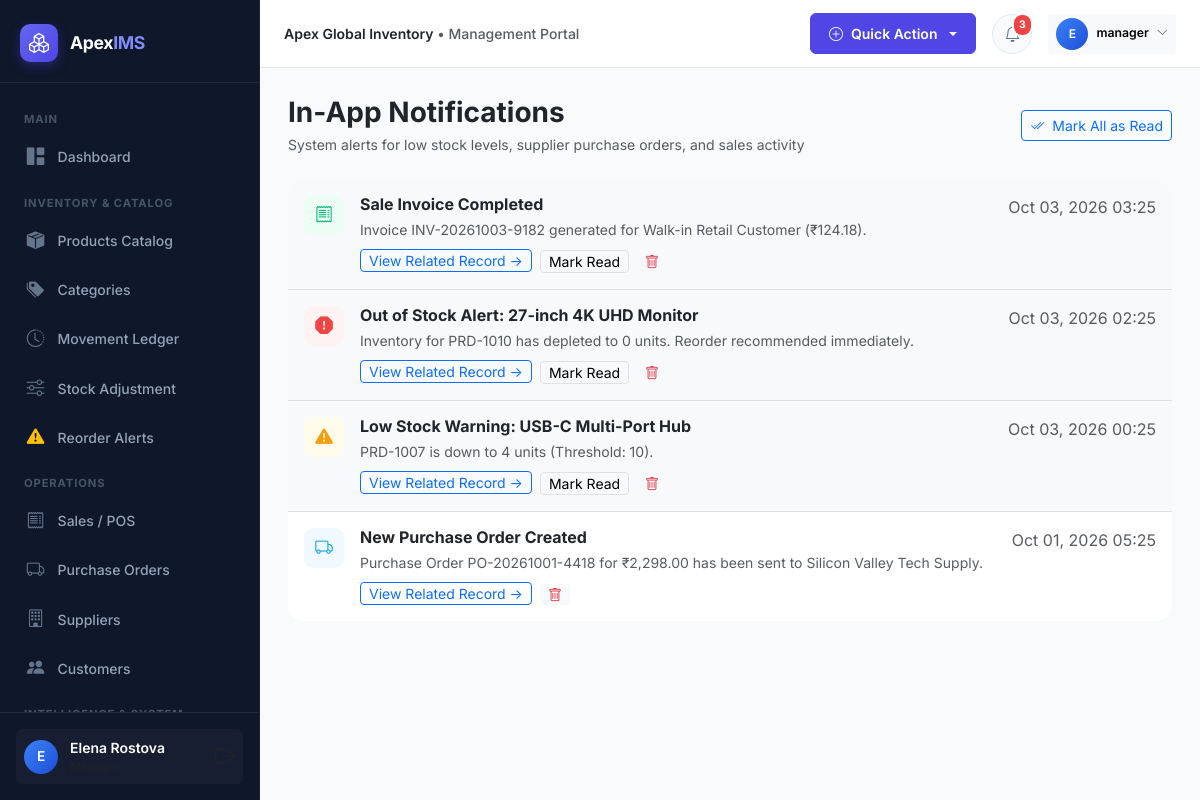
The app's page /notifications (signed in) with its own data.
### models/user.py (models this page shows, shortened)
class User(UserMixin, db.Model):
    __tablename__ = 'users'
    id = db.Column(db.Integer, primary_key=True)
    username = db.Column(db.String(64), unique=True, nullable=False, index=True)
    email = db.Column(db.String(120), unique=True, nullable=False, index=True)
    password_hash = db.Column(db.String(256), nullable=False)
    full_name = db.Column(db.String(100), nullable=False)
    phone = db.Column(db.String(25))
    role_id = db.Column(db.Integer, db.ForeignKey('roles.id'), nullable=False)
    is_active = db.Column(db.Boolean, default=True)
    last_login = db.Column(db.DateTime)
    created_at = db.Column(db.DateTime, default=datetime.utcnow)
    updated_at = db.Column(db.DateTime, default=datetime.utcnow, onupdate=datetime.utcnow)
    role = db.relationship('Role', back_populates='users')
    purchases = db.relationship('PurchaseOrder', back_populates='user', lazy='dynamic')
    sales = db.relationship('Sale', back_populates='user', lazy='dynamic')
    inventory_transactions = db.relationship('InventoryTransaction', back_populates='user', lazy='dynamic')
    stock_adjustments = db.relationship('StockAdjustment', back_populates='user', lazy='dynamic')
    audit_logs = db.relationship('AuditLog', back_populates='user', lazy='dynamic')
    def has_role(self, *role_names):
        if not self.role:
            return False
        return self.role.name in role_names
    @property
    def is_admin(self):
        return self.role and self.role.name == 'Admin'

### models/audit.py (models this page shows, shortened)
class Notification(db.Model):
    __tablename__ = 'notifications'
    id = db.Column(db.Integer, primary_key=True)
    title = db.Column(db.String(150), nullable=False)
    message = db.Column(db.Text, nullable=False)
    type = db.Column(db.String(30), default='system', index=True) # 'low_stock', 'out_of_stock', 'purchase', 'sale', 'adjustment', 'system'
    link = db.Column(db.String(255), nullable=True)
    is_read = db.Column(db.Boolean, default=False, index=True)
    created_at = db.Column(db.DateTime, default=datetime.utcnow, index=True)

### routes/notifications.py (the view)
@notifications_bp.route('/notifications')
@login_required
def index():
    notifications = Notification.query.order_by(Notification.created_at.desc()).limit(50).all()
    return render_template('notifications/index.html', notifications=notifications)

### templates/notifications/index.html (shortened to what this page needs)
{% extends "base.html" %}
{% block content %}
<div class="d-flex align-items-center justify-content-between mb-4 flex-wrap gap-2">
  <div>
    <h3 class="fw-bold text-dark mb-1">In-App Notifications</h3>
    <p class="text-muted small mb-0">System alerts for low stock levels, supplier purchase orders, and sales activity</p>
  </div>
  <form action="{{ url_for('notifications.mark_all_read') }}" method="POST">
    <button type="submit" class="btn btn-sm btn-outline-primary">
      <i class="bi bi-check2-all me-1"></i> Mark All as Read
    </button>
  </form>
</div>
<div class="card border-0 shadow-card rounded-4 overflow-hidden">
  <div class="list-group list-group-flush">
    {% for n in notifications %}
    <div class="list-group-item p-3 d-flex align-items-start gap-3 {% if not n.is_read %}bg-light{% endif %}">
      <div class="stat-icon {% if n.type == 'out_of_stock' %}danger{% elif n.type == 'low_stock' %}warning{% elif n.type == 'sale' %}success{% else %}info{% endif %}" style="width: 40px; height: 40px; font-size: 1.1rem; flex-shrink: 0;">
        {% if n.type == 'out_of_stock' %}
          <i class="bi bi-exclamation-octagon-fill"></i>
        {% elif n.type == 'low_stock' %}
          <i class="bi bi-exclamation-triangle-fill"></i>
        {% elif n.type == 'sale' %}
          <i class="bi bi-receipt"></i>
        {% elif n.type == 'purchase' %}
          <i class="bi bi-truck"></i>
        {% else %}
          <i class="bi bi-bell"></i>
        {% endif %}
      </div>
      <div class="flex-grow-1">
        <div class="d-flex justify-content-between align-items-center">
          <h6 class="fw-bold text-dark mb-1">{{ n.title }}</h6>
          <span class="text-muted extra-small">{{ n.created_at.strftime('%b %d, %Y %H:%M') }}</span>
        </div>
        <p class="text-muted small mb-2">{{ n.message }}</p>
        <div class="d-flex align-items-center gap-2">
          {% if n.link %}
          <a href="{{ n.link }}" class="btn btn-sm btn-outline-primary py-0 px-2 extra-small">
            View Related Record &rarr;
          </a>
          {% endif %}
          {% if not n.is_read %}
          <form action="{{ url_for('notifications.mark_read', id=n.id) }}" method="POST" class="d-inline">
            <button type="submit" class="btn btn-sm btn-light border py-0 px-2 extra-small">
              Mark Read
            </button>
          </form>
          {% endif %}
          <form action="{{ url_for('notifications.delete', id=n.id) }}" method="POST" class="d-inline">
            <button type="submit" class="btn btn-sm btn-light text-danger border-0 py-0 px-2 extra-small" title="Dismiss">
              <i class="bi bi-trash"></i>
            </button>
          </form>
        </div>
      </div>
    </div>
    {% else %}
    <div class="text-center py-5 text-muted">
      <i class="bi bi-bell-slash fs-1 d-block mb-2"></i>
      No system notifications at this time.
    </div>
    {% endfor %}
  </div>
</div>
{% endblock %}

### templates/base.html (shortened to what this page needs)
<!DOCTYPE html>
<html lang="en">
<head>
  <link href="https://cdn.jsdelivr.net/npm/bootstrap@5.3.3/dist/css/bootstrap.min.css" rel="stylesheet">
  <link href="https://cdn.jsdelivr.net/npm/bootstrap-icons@1.11.3/font/bootstrap-icons.min.css" rel="stylesheet">
  <link href="{{ url_for('static', filename='css/style.css') }}" rel="stylesheet">
</head>
<body>
{% if current_user.is_authenticated %}
  <aside id="sidebar-wrapper">
    <div class="sidebar-brand">
      <div class="sidebar-brand-icon">
        <i class="bi bi-boxes"></i>
      </div>
      <div class="sidebar-brand-text">Apex<span>IMS</span></div>
    </div>
    <div class="sidebar-menu">
      <div class="sidebar-heading">Main</div>
      <a href="{{ url_for('dashboard.index') }}" class="nav-link-custom {% if request.endpoint == 'dashboard.index' %}active{% endif %}">
        <i class="bi bi-grid-1x2-fill"></i>
        <span>Dashboard</span>
      </a>
      <div class="sidebar-heading">Inventory & Catalog</div>
      <a href="{{ url_for('products.index') }}" class="nav-link-custom {% if request.endpoint and request.endpoint.startswith('products.') %}active{% endif %}">
        <i class="bi bi-box-seam-fill"></i>
        <span>Products Catalog</span>
      </a>
      <a href="{{ url_for('categories.index') }}" class="nav-link-custom {% if request.endpoint and request.endpoint.startswith('categories.') %}active{% endif %}">
        <i class="bi bi-tags-fill"></i>
        <span>Categories</span>
      </a>
      <a href="{{ url_for('inventory.ledger') }}" class="nav-link-custom {% if request.endpoint == 'inventory.ledger' %}active{% endif %}">
        <i class="bi bi-clock-history"></i>
        <span>Movement Ledger</span>
      </a>
      <a href="{{ url_for('inventory.adjust') }}" class="nav-link-custom {% if request.endpoint == 'inventory.adjust' %}active{% endif %}">
        <i class="bi bi-sliders"></i>
        <span>Stock Adjustment</span>
      </a>
      <a href="{{ url_for('inventory.reorder') }}" class="nav-link-custom {% if request.endpoint == 'inventory.reorder' %}active{% endif %}">
        <i class="bi bi-exclamation-triangle-fill text-warning"></i>
        <span>Reorder Alerts</span>
      </a>
      <div class="sidebar-heading">Operations</div>
      <a href="{{ url_for('sales.index') }}" class="nav-link-custom {% if request.endpoint and request.endpoint.startswith('sales.') %}active{% endif %}">
        <i class="bi bi-receipt"></i>
        <span>Sales / POS</span>
      </a>
      <a href="{{ url_for('purchases.index') }}" class="nav-link-custom {% if request.endpoint and request.endpoint.startswith('purchases.') %}active{% endif %}">
        <i class="bi bi-truck"></i>
        <span>Purchase Orders</span>
      </a>
      <a href="{{ url_for('suppliers.index') }}" class="nav-link-custom {% if request.endpoint and request.endpoint.startswith('suppliers.') %}active{% endif %}">
        <i class="bi bi-building"></i>
        <span>Suppliers</span>
      </a>
      <a href="{{ url_for('customers.index') }}" class="nav-link-custom {% if request.endpoint and request.endpoint.startswith('customers.') %}active{% endif %}">
        <i class="bi bi-people-fill"></i>
        <span>Customers</span>
      </a>
      <div class="sidebar-heading">Intelligence & System</div>
    </div>
    <div class="sidebar-footer">
      <div class="user-badge">
        <div class="user-avatar-sm">
          {{ current_user.full_name[:1] }}
        </div>
        <div class="overflow-hidden flex-grow-1">
          <div class="text-white text-truncate fw-semibold small">{{ current_user.full_name }}</div>
          <div class="text-muted extra-small text-truncate" style="font-size:0.75rem;">{{ current_user.role.name }}</div>
        </div>
        <a href="{{ url_for('auth.logout') }}" class="text-muted hover-white ms-1" title="Sign Out">
          <i class="bi bi-box-arrow-right fs-5"></i>
        </a>
      </div>
    </div>
  </aside>
  <div id="page-content-wrapper">
    <nav class="top-navbar">
      <div class="d-flex align-items-center gap-3">
        <div class="d-none d-md-block text-muted small fw-medium">
          <span class="text-dark fw-semibold">{{ app_config.COMPANY_NAME }}</span> &bull; Management Portal
        </div>
      </div>
      <div class="d-flex align-items-center gap-3">
        <div class="dropdown">
          <button class="btn btn-sm btn-primary dropdown-toggle d-flex align-items-center gap-2" type="button" data-bs-toggle="dropdown">
            <i class="bi bi-plus-circle"></i>
            <span class="d-none d-sm-inline">Quick Action</span>
          </button>
        </div>
        <div class="dropdown">
          <button class="nav-icon-btn" type="button" data-bs-toggle="dropdown" aria-expanded="false">
            <i class="bi bi-bell"></i>
            <span id="notif-badge" class="pulse-badge" style="{% if unread_notifications_count == 0 %}display:none;{% endif %}">
              {{ unread_notifications_count }}
            </span>
          </button>
        </div>
        <div class="dropdown">
          <button class="btn btn-sm btn-light border-0 d-flex align-items-center gap-2" type="button" data-bs-toggle="dropdown">
            <div class="user-avatar-sm" style="width: 32px; height: 32px; font-size: 0.75rem;">
              {{ current_user.full_name[:1] }}
            </div>
            <span class="d-none d-md-inline small fw-semibold">{{ current_user.username }}</span>
            <i class="bi bi-chevron-down extra-small text-muted" style="font-size:0.7rem;"></i>
          </button>
        </div>
      </div>
    </nav>
    <main class="main-body-container">
      {% block content %}{% endblock %}
    </main>
  </div>
{% else %}
  <main class="w-100 min-vh-100 d-flex align-items-center justify-content-center p-3">
    {% block auth_content %}{% endblock %}
  </main>
{% endif %}
</body>
</html>

### records on screen
User: full_name "E", full_name "Elena Rostova", username "manager"
Notification: type "sale" (drawn), title "Sale Invoice Completed", created_at "Oct 03, 2026 03:25", message "Invoice INV-20261003-9182 generated for Walk-in Retail Customer (₹124.18)."
Notification: type "out_of_stock" (drawn), title "Out of Stock Alert: 27-inch 4K UHD Monitor", created_at "Oct 03, 2026 02:25", message "Inventory for PRD-1010 has depleted to 0 units. Reorder recommended immediately."
Notification: type "low_stock" (drawn), title "Low Stock Warning: USB-C Multi-Port Hub", created_at "Oct 03, 2026 00:25", message "PRD-1007 is down to 4 units (Threshold: 10)."
Notification: type "purchase" (drawn), title "New Purchase Order Created", created_at "Oct 01, 2026 05:25", message "Purchase Order PO-20261001-4418 for ₹2,298.00 has been sent to Silicon Valley Tech Supply."

### other values on screen
{{ app_config.COMPANY_NAME }} "Apex Global Inventory"
{{ unread_notifications_count }} "3"
